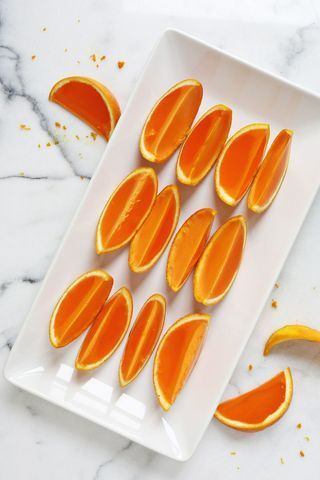
#> input picture Models/Orange.jpg, 320 x 480 px, found by its file name
$ python -i File_1.py   (imports and definitions only)
#> lines starting #> are read from the running program, lines starting #| are printed output that depends on the picture; after the words box and inside, x2 and y2 are one past the last pixel; in counts of white or black regions, pixels touching at a corner belong together
import cv2
import matplotlib.pyplot as plt


def f1():
    flags = [i for i in dir(cv2) if i.startswith('COLOR_')]
    len(flags)
    img = cv2.imread('D:\\Orange.jpg')
#> img is the input picture: shape (480, 320, 3); mean B, G, R 166.2, 191.1, 221.9
    plt.imshow(img)
    plt.show()
    img = cv2.cvtColor(img, cv2.COLOR_BGR2RGB)
    plt.imshow(img)
    plt.show()
    hsv_img = cv2.cvtColor(img, cv2.COLOR_RGB2HSV)
#> hsv_img: shape (480, 320, 3); mean H, S, V 48.1, 68.1, 223.5
    light_orange = (1, 190, 200)
    dark_orange = (18, 255, 255)
    mask = cv2.inRange(hsv_img, light_orange, dark_orange)
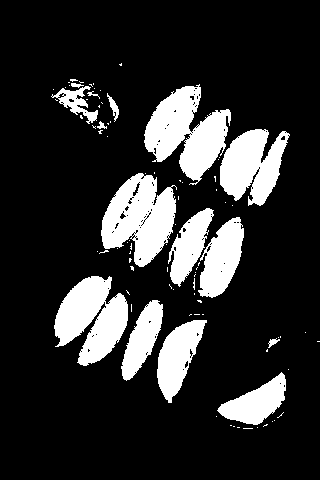
#> mask: shape (480, 320); 17.9% white; 89 white regions (74 under 20 px), largest, box (x1, y1, x2, y2) and area: (144, 84, 231, 185) 4643, (101, 173, 177, 267) 4399, (54, 276, 128, 366) 4153
    result = cv2.bitwise_and(img, img, mask=mask)
    plt.subplot(1, 2, 1)
    plt.imshow(mask, cmap="gray")
    plt.subplot(1, 2, 2)
    plt.imshow(result)
    plt.show()
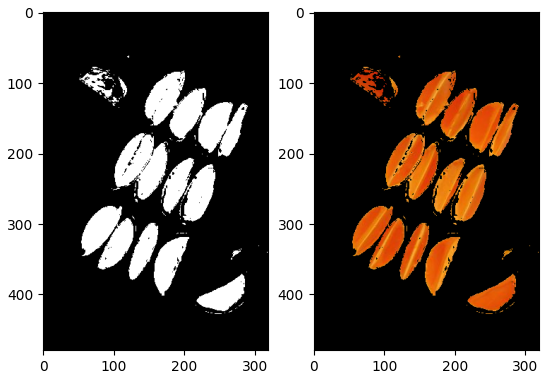
#> figure drawn by matplotlib, 2 panels
    light_white = (0, 0, 200)
    dark_white = (145, 60, 255)
    mask_white = cv2.inRange(hsv_img, light_white, dark_white)
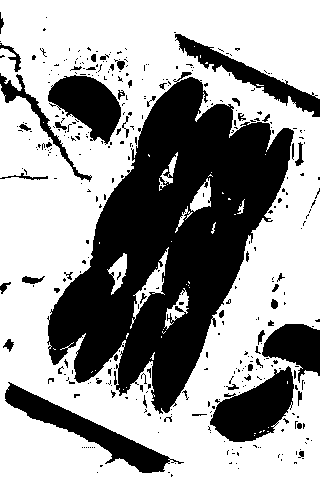
#> mask_white: shape (480, 320); 61.5% white; 373 black regions (317 under 20 px), largest, box (x1, y1, x2, y2) and area: (47, 72, 294, 414) 39996, (210, 366, 294, 442) 3642, (5, 382, 184, 473) 3619
    result_white = cv2.bitwise_and(img, img, mask=mask_white)
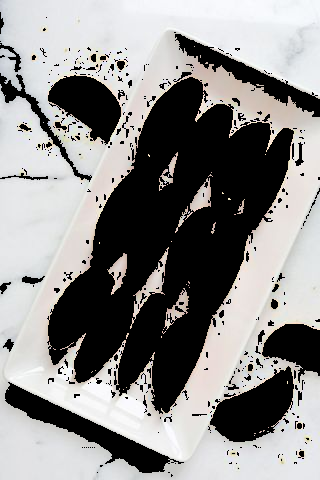
#> result_white: shape (480, 320, 3); mean R, G, B 139.5, 138.2, 137.4
    plt.subplot(1, 2, 1)
    plt.imshow(mask_white, cmap="gray")
    plt.subplot(1, 2, 2)
    plt.imshow(result_white)
    plt.show()

    final_mask = mask + mask_white
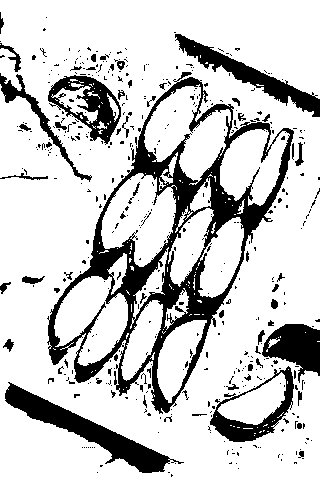
#> final_mask: shape (480, 320); 79.5% white; 443 black regions (385 under 20 px), largest, box (x1, y1, x2, y2) and area: (47, 72, 294, 414) 15053, (5, 382, 184, 473) 3619, (175, 34, 320, 117) 2451
    final_result = cv2.bitwise_and(img, img, mask=final_mask)
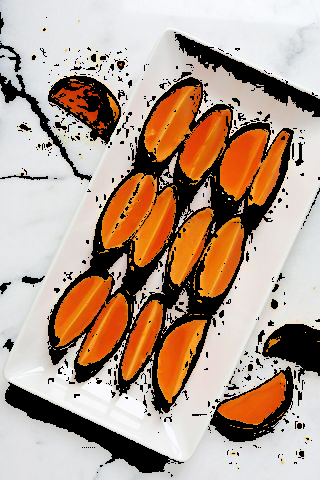
#> final_result: shape (480, 320, 3); mean R, G, B 180, 156.7, 140.1
    plt.subplot(1, 2, 1)
    plt.imshow(final_mask, cmap="gray")
    plt.subplot(1, 2, 2)
    plt.imshow(final_result)
    plt.show()
    blur = cv2.GaussianBlur(final_result, (7, 7), 0)
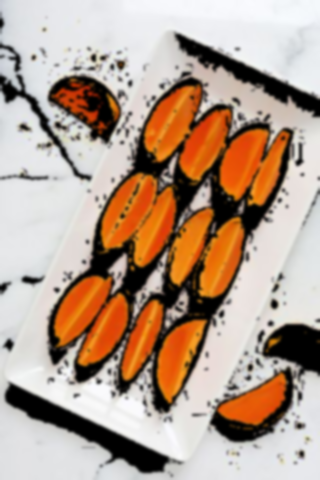
#> blur: shape (480, 320, 3); mean R, G, B 180, 156.7, 140.1
    plt.imshow(blur)
    plt.show()

>>> result = f1()

$ run again, with Models/Room.jpg copied over Models/Orange.jpg
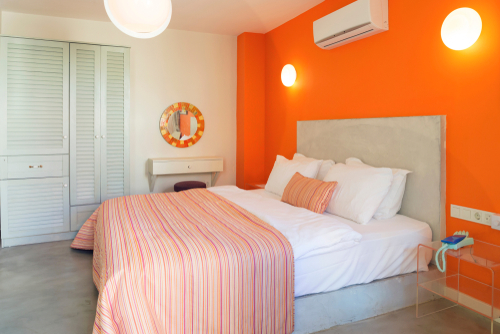
#> input picture Models/Room.jpg, 500 x 334 px, found by its file name
#> in f1, img is the input picture: shape (334, 500, 3); mean B, G, R 132, 160.7, 207.7
#> hsv_img: shape (334, 500, 3); mean H, S, V 32.5, 92.9, 210.2
#> in f1, `mask = cv2.inRange(hsv_img, light_orange, dark_orange)`:
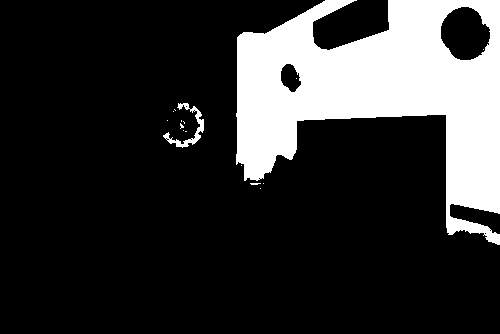
#> mask: shape (334, 500); 19.8% white; 16 white regions (14 under 20 px), largest, box (x1, y1, x2, y2) and area: (236, 0, 500, 245) 32633, (163, 103, 204, 148) 413
#> mask_white: shape (334, 500); 30.4% white; 457 white regions (406 under 20 px), largest, box (x1, y1, x2, y2) and area: (0, 0, 194, 184) 15225, (207, 157, 429, 295) 13535, (0, 37, 69, 179) 6872
#> final_mask: shape (334, 500); 50.2% white; 288 black regions (256 under 20 px), largest, box (x1, y1, x2, y2) and area: (0, 0, 500, 334) 74048, (260, 168, 358, 233) 2263, (0, 0, 108, 19) 1548
#> in f1, `blur = cv2.GaussianBlur(final_result, (7, 7), 0)`:
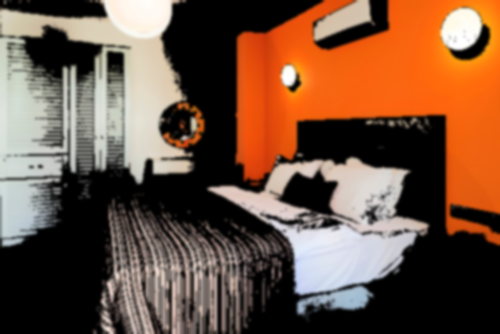
#> blur: shape (334, 500, 3); mean R, G, B 113.8, 83.2, 64.5
